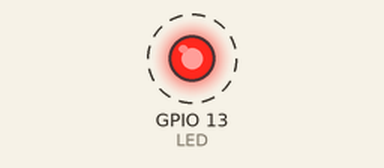
Recording of a sketch running on a simulated ESP32. On the bench: output pins drawn as LEDs (lit = HIGH). Dashed ring = blinking. What the sketch prints to the serial monitor is not drawn.

Above: at 0.2 s.
Timing chart, 0 to 3.0 s (numbered marks = the images above):
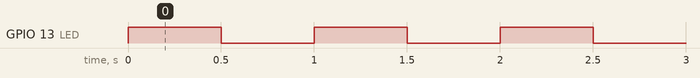

Measured:
- by itself, GPIO 13 (LED): alternates HIGH for 0.50 s and LOW for 0.50 s

The sketch:

main.ino
```cpp
#define LED 13

void setup() {
  Serial.begin(115200);
  Serial.println("Hello, Arduino!");
  pinMode(LED, OUTPUT);
}

void loop() {
  digitalWrite(LED, HIGH);
  delay(500);
  digitalWrite(LED, LOW);
  delay(500);
}
```
